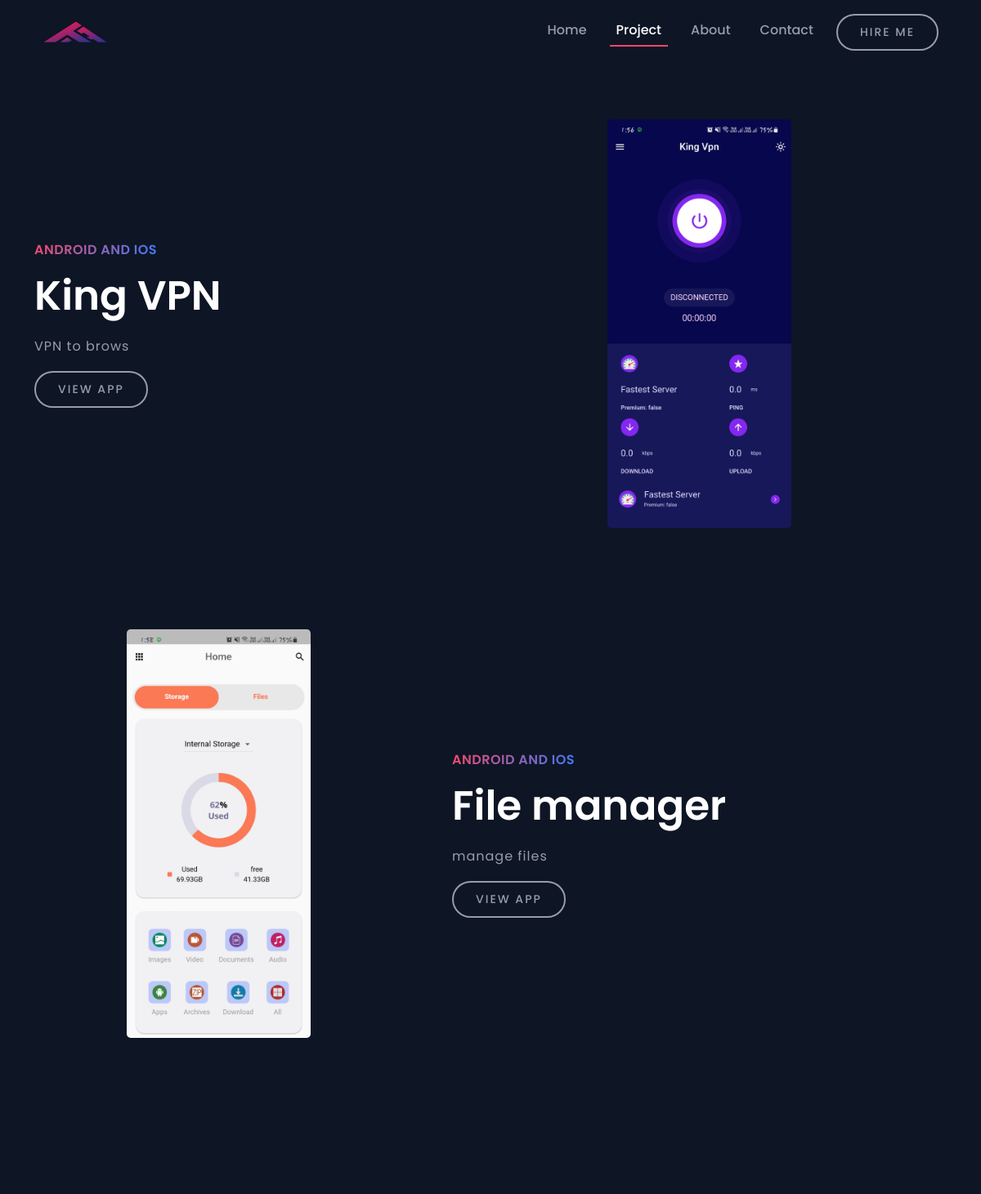
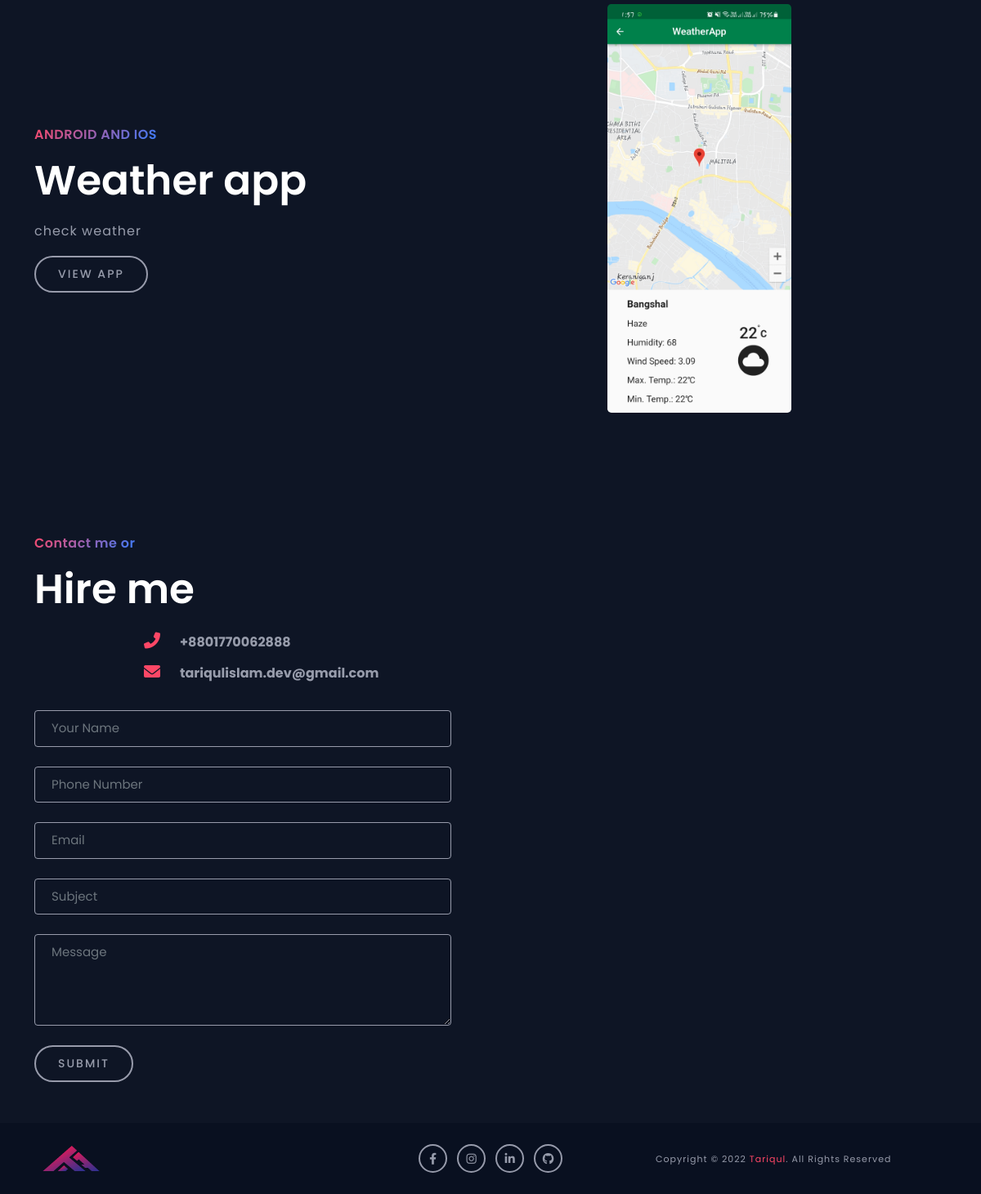
Screenshot of /project with the database file from the repository (2 pictures, top to bottom).
### manager/models.py (models this page shows, shortened)
class Project(models.Model):
    id = models.AutoField(primary_key=True)
    name = models.CharField(max_length=70)
    category = models.CharField(max_length=50, default='')
    details = models.CharField(max_length=255)
    github_url = models.CharField(max_length=300, default='')
    image = models.ImageField(upload_to='images/projects')

### manager/views.py (the view)
# urls.py: path('project', project, name='project'),
def project(request):
    projects = Project.objects.all()
    params = {
        'projects': projects
    }
    if request.method == 'POST':
        post_request(request)
    return render(request, 'project.html', params)

### templates/project.html (shortened to what this page needs)
{% extends "basic.html" %}
{% block body %}
{% for project in projects %}
{% if forloop.counter|divisibleby:2 %}
<section class="project-wrapper what_i_do-wrapper mt-4">
    <div class="container">
        <div class="row justify-content-between text-center align-items-center">
            <div class="col-lg-5 mb-4 mb-lg-0">
                <img src="{{ project.image.url }}" alt="projects" class='img-fluid rounded-3'>
            </div>
            <div class="col-lg-7 ps-lg-5 text-center text-lg-start">
                <div class="my-3 my-lg-0">
                    <span class="subtitle text-uppercase">
                        {{ project.category }}
                    </span>
                    <h2> {{ project.name }} </h2>
                    <p>
                        {{ project.details }}
                    </p>
                    <a href=" {{ project.github_url }} " class="main-btn" target='_blank'> View App </a>
                </div>
            </div>
        </div>
    </div>
</section>
{% else %}
<section class="project-wrapper what_i_do-wrapper skill-wrapper mt-5">
    <div class="container mt-5">
        <div class="row justify-content-between  align-items-center">
            <div class="col-lg-5 mb-4 mb-lg-0 text-center text-lg-start order-2 order-lg-1">
                <div class="my-3 my-lg-0">
                    <span class="subtitle text-uppercase">
                        {{ project.category }}
                    </span>
                    <h2> {{ project.name }} </h2>
                    <p>
                        {{ project.details }}
                    </p>
                    <a href=" {{ project.github_url }} " class="main-btn" target='_blank'> View App </a>
                </div>
            </div>
            <div class="col-lg-7 ps-lg-5 text-center order-1 order-lg-1">
                <img src="{{ project.image.url }}" alt="projects" class='img-fluid rounded-3'>
            </div>
        </div>
    </div>
</section>
{% endif %}
{% endfor %}
{% endblock body %}

### templates/basic.html (shortened to what this page needs)
{% load static %}
{% url 'home' as home %}
{% url 'project' as project %}
{% url 'about' as about %}
{% url 'contact' as contact %}
<!doctype html>
<html lang="en">
<head>
    <link href="https://cdn.jsdelivr.net/npm/bootstrap@5.1.3/dist/css/bootstrap.min.css" rel="stylesheet"
>
    <link href="https://cdnjs.cloudflare.com/ajax/libs/font-awesome/6.0.0/css/all.min.css" rel="stylesheet">
    <link rel="stylesheet" href="{% static 'css/style.css' %}">
    <link rel="stylesheet" href="{% static 'css/responsive-style.css' %}">
</head>
<body data-bs-spy="scroll" data-bs-target=".navbar" data-bs-offset="75">
    <header class="header-wrapper">
        <nav class="navbar navbar-expand-lg fixed-top">
            <div class="container">
                <a class="navbar-brand" href="{% url 'home' %}">
                    <img src="{% static 'images/logo.png' %}" class="img-fluid" alt="logo">
                </a>
                <div class="collapse navbar-collapse justify-content-end" id="navbarNav">
                    <ul class="navbar-nav menu-navbar-nav">
                        <li class="nav-item">
                            <a class="nav-link {% if request.path == home %}active{% endif %}" aria-current="page"
                                href="{% url 'home' %}">Home</a>
                        </li>
                        <li class="nav-item">
                            <a class="nav-link {% if request.path == project %}active{% endif %}"
                                href="{% url 'project' %}">Project</a>
                        </li>
                        <li class="nav-item">
                            <a class="nav-link {% if request.path == about %}active{% endif %}"
                                href="{% url 'about' %}">About</a>
                        </li>
                        <li class="nav-item">
                            <a class="nav-link {% if request.path == contact %}active{% endif %}"
                                href="{% url 'contact' %}">Contact</a>
                        </li>
                        <li class="nav-item mt-3 mt-lg-0">
                            <a class="main-btn " href="{% url 'contact' %}">Hire Me</a>
                        </li>
                    </ul>
                </div>
            </div>
        </nav>
    </header>
    {% block body %}{% endblock body %}
    <section class="contact-wrapper mt-5">
        <div class="container">
            <div class="row justify-content-between align-items-center">
                <div class="col-lg-6 order-2 order-lg-1 pe-lg-5 text-lg-start text-center">
                    <span class="subtitle">Contact me or</span>
                    <h2>Hire me</h2>
                    <div class="row call-details mb-4">
                        <label class="col-sm-3 col-lg-4 text-end">
                            <i class="fa-solid fa-phone-flip"></i>
                        </label>
                        <div class="col-sm-9 col-lg-8 mb-3 mb-lg-2 text-start">
                            <a href="javascript:void(0)">+8801770062888</a>
                        </div>
                        <label class="col-sm-3 col-lg-4 text-end">
                            <i class="fa-solid fa-envelope"></i>
                        </label>
                        <div class="col-sm-9 col-lg-8 mb-3 mb-lg-2 text-start">
                            <a href="tariqulislam.dev@gmail.com">tariqulislam.dev@gmail.com</a>
                        </div>
                    </div>
                    <form method='post'>
                        <div class="mb-4">
                            <input type="text" name='name' class="form-control" placeholder="Your Name"
                                autocomplete="off">
                        </div>
                        <div class="mb-4">
                            <input type="number" name='phone_number' class="form-control" placeholder="Phone Number"
                                autocomplete="off">
                        </div>
                        <div class="mb-4">
                            <input type="email" name='email' class="form-control" placeholder="Email"
                                autocomplete="off">
                        </div>
                        <div class="mb-4">
                            <input type="text" name='subject' class="form-control" placeholder="Subject"
                                autocomplete="off">
                        </div>
                        <div class="mb-4">
                            <textarea cols="40" rows="4" name='message' class="form-control" placeholder="Message"
                                autocomplete="off"></textarea>
                        </div>
                        <button type="submit" class="main-btn">Submit</button>
                    </form>
                </div>
            </div>
        </div>
    </section>
    <section id="footer" class="footer-wrapper mt-3 mt-md-0">
        <div class="container">
            <div class="row align-items-center">
                <div class="col-lg-4 col-md-6 text-center text-md-start">
                    <div class="footer-logo mb-3 mb-md-0">
                        <img src="{% static 'images/logo.png' %}" alt="" class="img-fluid rounded-pill">
                    </div>
                </div>
                <div class="col-lg-4 col-md-6">
                    <ul
                        class="list-unstyled d-flex justify-content-center justify-content-md-end justify-content-lg-center social-icon mb-3 mb-md-0">
                        <li>
                            <a href="https://www.facebook.com/tariqulislam.rumi.1" target='_blank'><i
                                    class="fa-brands fa-facebook-f"></i></a>
                        </li>
                        <li>
                            <a href="https://www.instagram.com/tariqul_404/" target='_blank'><i
                                    class="fa-brands fa-instagram"></i></a>
                        </li>
                        <li>
                            <a href="https://www.linkedin.com/in/md-tariqul-islam-4281401b2/" target='_blank'><i
                                    class="fa-brands fa-linkedin-in"></i></a>
                        </li>
                        <li>
                            <a href="https://github.com/tariqul-dev" target='_blank'><i
                                    class="fa-brands fa-github"></i></a>
                        </li>
                    </ul>
                </div>
                <div class="col-lg-4 col-md-12">
                    <div class="copyright-text text-lg-start text-center mb-3 mb-lg-0">
                        <p class="mb-0">
                            Copyright &copy; 2022 <a href="#">Tariqul</a>. All Rights Reserved
                        </p>
                    </div>
                </div>
            </div>
        </div>
    </section>
</body>
</html>

### static/css/style.css (style rules this page uses)
* { box-sizing: border-box; margin: 0; padding: 0; }
:root { --primary-color: #FD4766; --secondary-color: #0e1525; --bg-dark-blue: #091020; --bg-white: #fff; --gray-color: #c6c9d8bf; --gradient-color: linear-gradient(-224deg, var(--primary-color) 0, #337DFF 100%); --gradient-text: linear-gradient(120deg, #1C99FE 20.69%, #7644FF 50.19%, var(--primary-color) 79.69%); filter: progid:DXImageTransform.Microsoft.gradient(startColorstr='var(--primary-color)', endColorstr='var(--secondary-color)', GradientType=1); --primary-font: 'Poppins', sans-serif; --primary-text: #FD4766; --text-gray: #c6c9d8bf; --text-white: #fff; }
body { font-family: var(--primary-font); background-color: var(--secondary-color); }
a { text-decoration: none; }
section { padding: 50px 0; }
.main-btn { display: inline-block; border-radius: 50px; transition: all 0.4s ease-in-out; padding: 10px 27px; background-color: transparent; border: 2px solid var(--gray-color); color: var(--text-gray); font-weight: 500; font-size: 14px; text-transform: uppercase; letter-spacing: 2px; text-decoration: none; }
h2 { font-size: 50px; line-height: 1.3; font-weight: 600; color: var(--text-white); margin-bottom: 15px; }
p { color: var(--text-gray); font-size: 16px; line-height: 28px; letter-spacing: 1px; font-weight: 400; }
.subtitle { display: inline-block; font-weight: 600; letter-spacing: 0.5px; line-height: 18pxx; font-size: 16px; margin-bottom: 12px; background: var(--gradient-color); -webkit-background-clip: text; background-clip: text; -webkit-text-fill-color: transparent; }
input:hover, input:focus, textarea:focus, textarea:hover, button { outline: none !important; box-shadow: none !important; }
.header-wrapper .navbar { padding: 15px 0; -webkit-transition: all .2s linear; -o-transition: all .2s linear; transition: all .2s linear; }
.header-wrapper .navbar-brand img { width: 100px; height: 38px; }
.header-wrapper .nav-item { margin: 0 10px; }
.header-wrapper .nav-item .nav-link { position: relative; font-size: 16px; font-weight: 500; color: var(--text-gray); display: inline-block; }
.header-wrapper .nav-item .nav-link::after { position: absolute; content: ''; left: 0; width: 0; height: 2px; background: var(--primary-color); transition: 0.3s; bottom: 0; }
.header-wrapper .nav-item .nav-link.active::after, .header-wrapper .nav-item .nav-link:hover::after { width: 100%; }
.header-wrapper .nav-item .nav-link.active, .header-wrapper .nav-item .nav-link:hover { color: var(--text-white); }
.project-wrapper img { height: 500px; }
.contact-wrapper .form-control, .contact-wrapper textarea { background-color: transparent; border-color: var(--gray-color); color: var(--gray-color); font-size: 15px; font-weight: 400; padding: 10px 20px; }
.contact-wrapper .call-details { color: var(--primary-color); font-weight: 700; font-size: 20px; }
.contact-wrapper .call-details a { color: var(--gray-color); font-size: 16px; }
.footer-wrapper { background-color: var(--bg-dark-blue); padding: 20px 0; }
.footer-wrapper .footer-logo img { width: 90px; height: 47px; }
.footer-wrapper .social-icon li { margin: 6px; }
.footer-wrapper .social-icon a { width: 35px; height: 35px; line-height: 32px; font-size: 14px; display: inline-block; border: 2px solid var(--gray-color); color: var(--gray-color); text-align: center; border-radius: 100%; -webkit-transition: all 0.3s cubic-bezier(0.645, 0.045, 0.335, 1); transition: all 0.3s cubic-bezier(0.645, 0.045, 0.335, 1); }
.footer-wrapper .copyright-text p { font-size: 11px; line-height: 20px; }
.footer-wrapper .copyright-text a { color: var(--primary-color); }

### rows the page displays
Project: category "ANDROID AND IOS", name "King VPN", details "VPN to brows", image (picture)
Project: image (picture), category "ANDROID AND IOS", name "File manager", details "manage files"
Project: category "ANDROID AND IOS", name "Weather app", details "check weather", image (picture)
